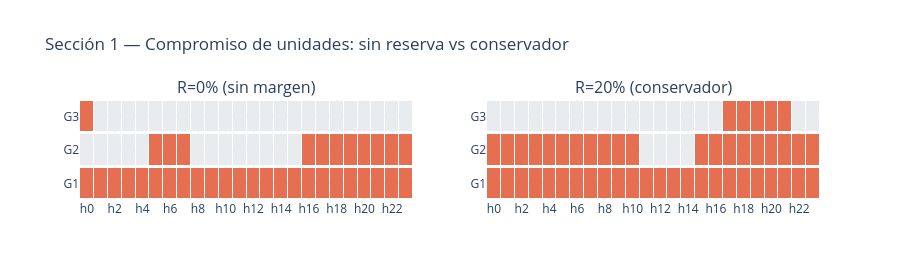
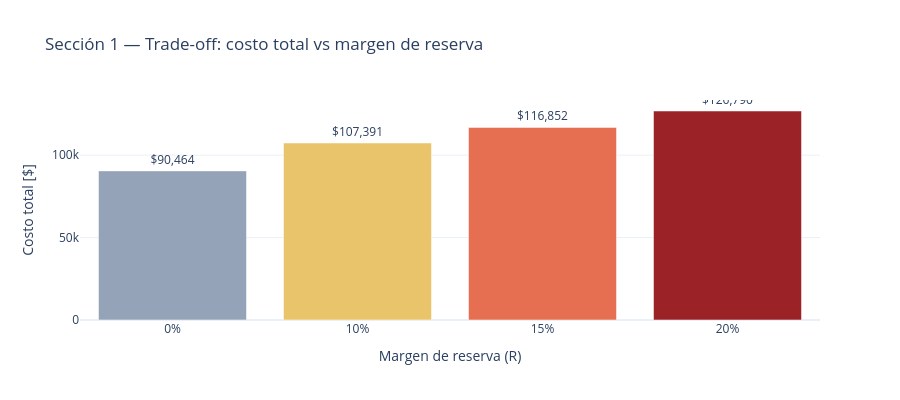

The notebook cell saved with these charts, in order:
### Code cell
# Heatmaps de compromiso: reserva 0% vs 20%
fig = make_subplots(rows=1, cols=2, subplot_titles=["R=0% (sin margen)", "R=20% (conservador)"])
for j, alpha in enumerate([0.0, 0.20]):
    res = resultados_reserva[alpha]
    M = np.array([[res["u"][(g, t)] for t in T] for g in G])
    fig.add_trace(go.Heatmap(z=M, x=[f"h{t}" for t in T], y=G,
                             colorscale=[[0, "#e9ecef"], [1, "#e76f51"]],
                             showscale=False, xgap=1, ygap=3), row=1, col=j+1)
fig.update_layout(title="Sección 1 — Compromiso de unidades: sin reserva vs conservador",
                  template="plotly_white", height=280)
fig.show()

# Grafico de barras: costo por nivel de reserva
fig = go.Figure(go.Bar(
    x=[f"{a*100:.0f}%" for a in alphas],
    y=[resultados_reserva[a]["obj"] for a in alphas],
    marker_color=["#94a3b8", "#e9c46a", "#e76f51", "#9b2226"],
    text=[f"${resultados_reserva[a]['obj']:,.0f}" for a in alphas],
    textposition="outside"))
fig.update_layout(title="Sección 1 — Trade-off: costo total vs margen de reserva",
                  xaxis_title="Margen de reserva (R)", yaxis_title="Costo total [$]",
                  template="plotly_white", height=400)
fig.show()

### Figure 1 — Plotly figure (JSON) as saved in the notebook; plotly's stock layout.template omitted (floating-point values rounded to 4 significant figures)
{"data": [{"colorscale": [[0, "#e9ecef"], [1, "#e76f51"]], "showscale": false, "type": "heatmap", "x": ["h0", "h1", "h2", "h3", "h4", "h5", "h6", "h7", "h8", "h9", "h10", "h11", "h12", "h13", "h14", "h15", "h16", "h17", "h18", "h19", "h20", "h21", "h22", "h23"], "xaxis": "x", "xgap": 1, "y": ["G1", "G2", "G3"], "yaxis": "y", "ygap": 3, "z": [[1, 1, 1, 1, 1, 1, 1, 1, 1, 1, 1, 1, 1, 1, 1, 1, 1, 1, 1, 1, 1, 1, 1, 1], [0, 0, 0, 0, 0, 1, 1, 1, 0, 0, 0, 0, 0, 0, 0, 0, 1, 1, 1, 1, 1, 1, 1, 1], [1, 0, 0, 0, 0, 0, 0, 0, 0, 0, 0, 0, 0, 0, 0, 0, 0, 0, 0, 0, 0, 0, 0, 0]]}, {"colorscale": [[0, "#e9ecef"], [1, "#e76f51"]], "showscale": false, "type": "heatmap", "x": ["h0", "h1", "h2", "h3", "h4", "h5", "h6", "h7", "h8", "h9", "h10", "h11", "h12", "h13", "h14", "h15", "h16", "h17", "h18", "h19", "h20", "h21", "h22", "h23"], "xaxis": "x2", "xgap": 1, "y": ["G1", "G2", "G3"], "yaxis": "y2", "ygap": 3, "z": [[1, 1, 1, 1, 1, 1, 1, 1, 1, 1, 1, 1, 1, 1, 1, 1, 1, 1, 1, 1, 1, 1, 1, 1], [1, 1, 1, 1, 1, 1, 1, 1, 1, 1, 1, 0, 0, 0, 0, 1, 1, 1, 1, 1, 1, 1, 1, 1], [0, 0, 0, 0, 0, 0, 0, 0, 0, 0, 0, 0, 0, 0, 0, 0, 0, 1, 1, 1, 1, 1, 0, 0]]}], "layout": {"annotations": [{"font": {"size": 16}, "showarrow": false, "text": "R=0% (sin margen)", "x": 0.225, "xanchor": "center", "xref": "paper", "y": 1, "yanchor": "bottom", "yref": "paper"}, {"font": {"size": 16}, "showarrow": false, "text": "R=20% (conservador)", "x": 0.775, "xanchor": "center", "xref": "paper", "y": 1, "yanchor": "bottom", "yref": "paper"}], "height": 280, "title": {"text": "Sección 1 — Compromiso de unidades: sin reserva vs conservador"}, "xaxis": {"anchor": "y", "domain": [0, 0.45]}, "xaxis2": {"anchor": "y2", "domain": [0.55, 1]}, "yaxis": {"anchor": "x", "domain": [0, 1]}, "yaxis2": {"anchor": "x2", "domain": [0, 1]}}}

### Figure 2 — Plotly figure (JSON) as saved in the notebook; plotly's stock layout.template omitted (floating-point values rounded to 4 significant figures)
{"data": [{"marker": {"color": ["#94a3b8", "#e9c46a", "#e76f51", "#9b2226"]}, "text": ["$90,464", "$107,391", "$116,852", "$126,790"], "textposition": "outside", "type": "bar", "x": ["0%", "10%", "15%", "20%"], "y": [90460.0, 107400.0, 116900.0, 126800.0]}], "layout": {"height": 400, "title": {"text": "Sección 1 — Trade-off: costo total vs margen de reserva"}, "xaxis": {"title": {"text": "Margen de reserva (R)"}}, "yaxis": {"title": {"text": "Costo total [$]"}}}}
